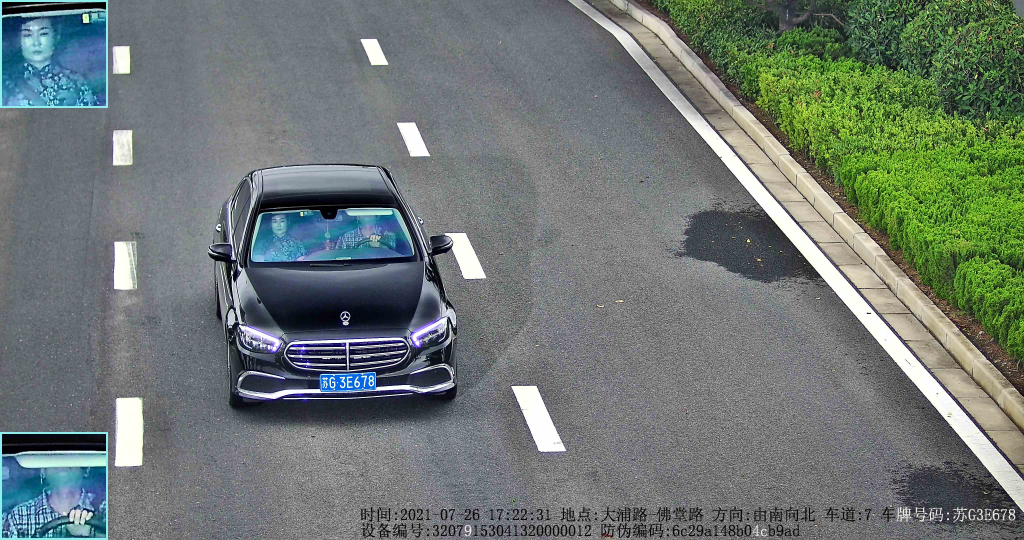
#> input picture data/images_2021_07_29/1.jpg, 4096 x 2160 px, found by its file name (shown at 1/4 size)
$ python fftpSearch.py
#> lines starting #> are read from the running program, lines starting #| are printed output that depends on the picture
### utils.py
import functools
import json
import time

import numpy as np


def number_formatter(number, n=2):
    return f'{number:.4f}'


# [4 lines left out: function pretty_print, not called in this run]


class Number:
    def __init__(self):
        self.number = 0

    def getN(self):
        self.number += 1
        return self.number

    def __call__(self, *args, **kwargs):
        return self.getN()


class Timer:
    def __init__(self):
        self._total_time = []

    def __enter__(self):
        self._begin_time = time.time()

    def __exit__(self, exc_type, exc_val, exc_tb):
        self._end_time = time.time()
        self._total_time.append(self._end_time - self._begin_time)

    def run_num(self):
        return len(self._total_time)

    def this_time(self):
        return self._end_time - self._begin_time

    def average_time(self):
        return sum(self._total_time) / len(self._total_time)

    def total_time(self):
        return sum(self._total_time)

    def all_time(self):
        return self._total_time

    def clear(self):
        self._total_time = []

    # [11 lines left out: function timer, not called in this run]


def mae(img1, img2):
    return np.mean(np.abs(img1 - img2))


def save2json(data, path):
    with open(path, 'w', encoding='utf-8') as f:
        json.dump(data, f)


# [4 lines left out: function json2dict, not called in this run]

### searchMethod/fftpSearch.py
from typing import Dict

import cv2
import numpy
import numpy as np
from scipy.fftpack import fft2, ifft2
import matplotlib.pyplot as plt
from easydict import EasyDict as edict
from PIL import Image, ImageDraw
import matplotlib.pyplot as plt

from utils import Timer

__all__ = ['fftpSearch']


# [6 lines left out: function _show_img, not called in this run]


def _mae(img1, img2):
    return np.mean(np.abs(img1 - img2))


def _trans_img(im):
    im = cv2.cvtColor(im, cv2.COLOR_BGR2GRAY)
    im = im.astype(float)
    # im = im[:, :, 0]
    return im


def _read_img(img_path):
#> called with img_path = 'data/images_2021_07_29/1.jpg'
    im = cv2.imread(img_path)
#> im is the input picture: shape (2160, 4096, 3); mean B, G, R 115.2, 119.7, 110.2
    im = _trans_img(im)
#> in _trans_img, `im = cv2.cvtColor(im, cv2.COLOR_BGR2GRAY)`:
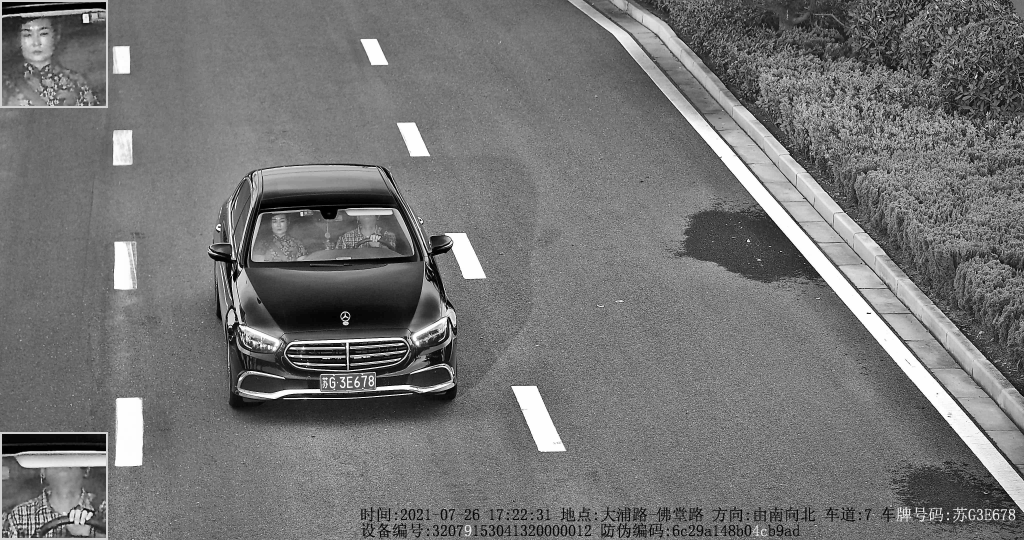
#> im: shape (2160, 4096) (shown at 1/4 size); min 0, max 255, mean 116.4
#> call 2 of _read_img, with img_path = 'data/images_2021_07_29/1_1.jpg'
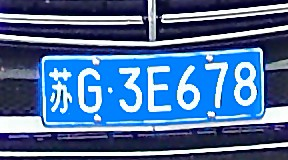
#> input picture data/images_2021_07_29/1_1.jpg, 288 x 160 px, found by its file name
#> in _read_img, im is the input picture: shape (160, 288, 3); mean B, G, R 154.3, 109.2, 77.4
#> in _trans_img (call 2), `im = cv2.cvtColor(im, cv2.COLOR_BGR2GRAY)`:
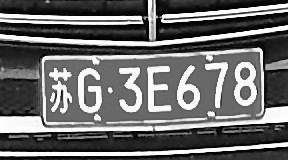
#> im: shape (160, 288); min 1, max 255, mean 104.8
    return im


# [4 lines left out: function _save_img, not called in this run]


def fftpSearch(imgL, imgS, rate=5):
    imgL = _trans_img(imgL)
    imgS = _trans_img(imgS)

    l_h, l_w = imgL.shape[0], imgL.shape[1]
    s_h, s_w = imgS.shape[0], imgS.shape[1]
    # img_tmp = np.zeros_like(imgL)
    # img_tmp[:s_h, :s_w] = imgS
    # imgS = img_tmp

    new_l_h = int(l_h // rate)
    new_l_w = int(l_w // rate)
    new_s_h = int(s_h // rate)
    new_s_w = int(s_w // rate)

    imgL_rs = cv2.resize(imgL, (new_l_w, new_l_h))
    imgS_rs = cv2.resize(imgS, (new_s_w, new_s_h))

    imgL_f = fft2(imgL_rs)
    imgS_f = fft2(imgS_rs, shape=(new_l_h, new_l_w))

    fc = imgL_f * imgS_f.conj()
    fcn = fc / np.abs(fc)

    pc_matrix = ifft2(fcn).real
    max_idx = np.unravel_index(np.argmax(pc_matrix), pc_matrix.shape)

    p1 = np.array([max_idx[1], max_idx[0]]) * rate

    box = np.zeros(4)
    box[:2] = p1
    box[2] = p1[0] + s_w
    box[3] = p1[1] + s_h
    box = list(map(int, box))
    res = _refined_search(imgL, imgS, box, stride=rate)

    return [res.x1, res.y1, res.x2, res.y2]


# [41 lines left out: function _refined_search, not called in this run]


if __name__ == '__main__':
    timer = Timer()
    imgL_path = 'data/images_2021_07_29/1.jpg'
    imgS_path = 'data/images_2021_07_29/1_1.jpg'
    imgL = _read_img(imgL_path)
    imgS = _read_img(imgS_path)
    with timer:
#> (the run stopped early here; a loop or call above may not have finished)
